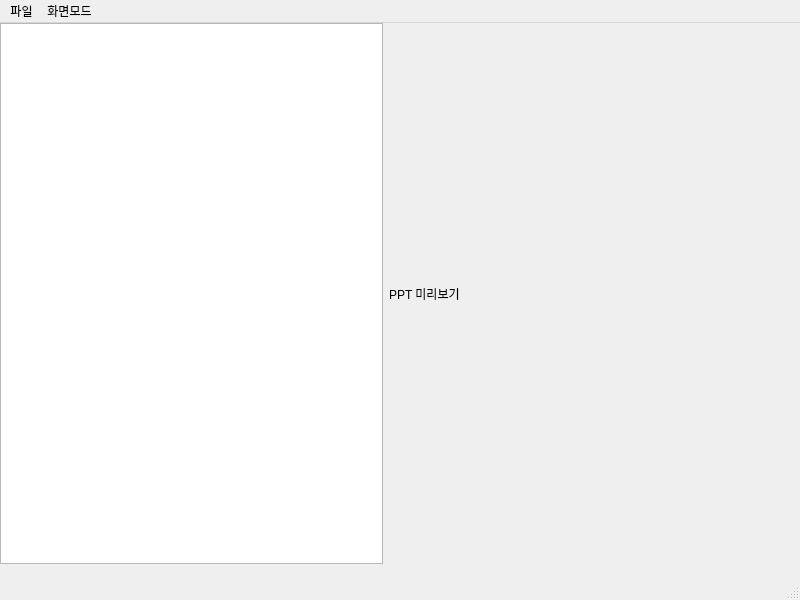
<?xml version="1.0" encoding="UTF-8"?>
<ui version="4.0">
 <class>MainWindow</class>
 <widget class="QMainWindow" name="MainWindow">
  <property name="geometry">
   <rect>
    <x>0</x>
    <y>0</y>
    <width>800</width>
    <height>600</height>
   </rect>
  </property>
  <property name="windowTitle">
   <string>MainWindow</string>
  </property>
  <widget class="QWidget" name="centralwidget">
   <property name="sizePolicy">
    <sizepolicy hsizetype="Maximum" vsizetype="Maximum">
     <horstretch>0</horstretch>
     <verstretch>0</verstretch>
    </sizepolicy>
   </property>
   <widget class="QWidget" name="horizontalLayoutWidget">
    <property name="geometry">
     <rect>
      <x>0</x>
      <y>0</y>
      <width>771</width>
      <height>541</height>
     </rect>
    </property>
    <layout class="QHBoxLayout" name="horizontalLayout" stretch="1,1">
     <property name="sizeConstraint">
      <enum>QLayout::SetMaximumSize</enum>
     </property>
     <item>
      <widget class="QTextEdit" name="textEdit"/>
     </item>
     <item>
      <widget class="QLabel" name="previewSmall">
       <property name="text">
        <string>PPT 미리보기</string>
       </property>
      </widget>
     </item>
    </layout>
   </widget>
  </widget>
  <widget class="QMenuBar" name="menubar">
   <property name="geometry">
    <rect>
     <x>0</x>
     <y>0</y>
     <width>800</width>
     <height>21</height>
    </rect>
   </property>
   <widget class="QMenu" name="menu">
    <property name="title">
     <string>파일</string>
    </property>
    <addaction name="actionopen"/>
    <addaction name="actionsave"/>
    <addaction name="actionExit"/>
   </widget>
   <widget class="QMenu" name="menu_2">
    <property name="title">
     <string>화면모드</string>
    </property>
    <addaction name="actionEdit"/>
    <addaction name="actionDisplay"/>
   </widget>
   <addaction name="menu"/>
   <addaction name="menu_2"/>
  </widget>
  <widget class="QStatusBar" name="statusbar"/>
  <action name="actionopen">
   <property name="text">
    <string>Open</string>
   </property>
  </action>
  <action name="actionsave">
   <property name="text">
    <string>Save</string>
   </property>
  </action>
  <action name="actionExit">
   <property name="text">
    <string>Exit</string>
   </property>
  </action>
  <action name="actionEdit">
   <property name="text">
    <string>Edit Mode</string>
   </property>
  </action>
  <action name="actionDisplay">
   <property name="text">
    <string>Display Mode</string>
   </property>
  </action>
 </widget>
 <resources/>
 <connections/>
</ui>
